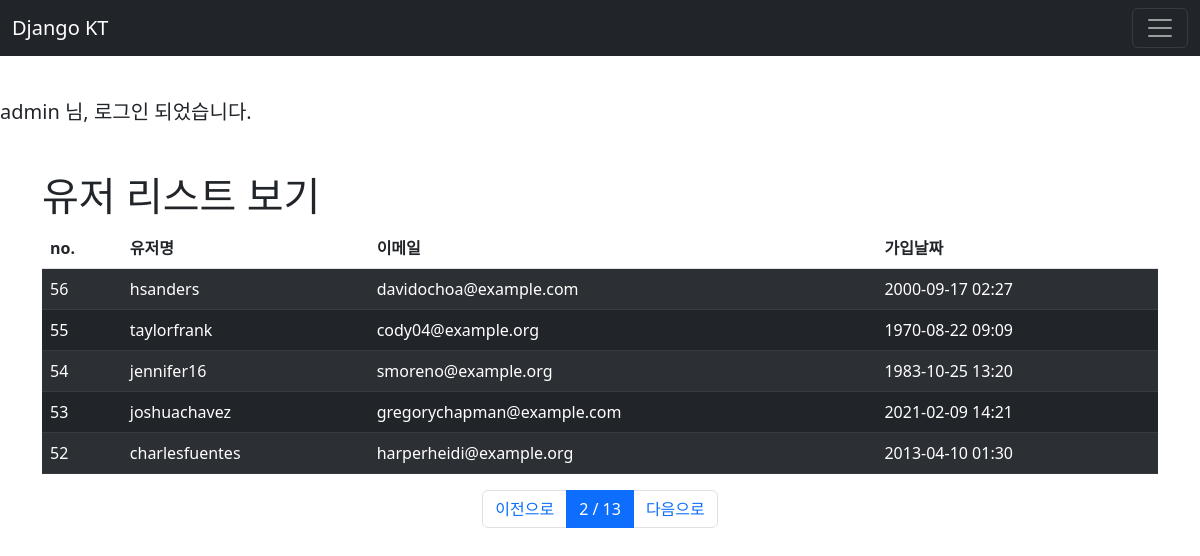
The app's page /users/?page=2 (signed in) with its own data.
### user/models.py (models this page shows, shortened)
class User(AbstractUser):
    register_date = models.DateTimeField(auto_now_add=True, verbose_name="등록날짜")
    class Meta:
        verbose_name = "사용자"
        verbose_name_plural = "사용자"

### user/views.py (the view)
# urls.py: path("users/", user_list_view, name="user_list"),
@login_required
def user_list_view(request):
    print("userlist 보기")
    page = int(request.GET.get("page", 1))
    users = User.objects.all().order_by("-id")     # 모든 유저정보 가져오기(내림차순)
    paginator = Paginator(users, 5)               # 10개씩 보여주기
    users = paginator.get_page(page)
    return render(request, "users.html", {"users": users})

### templates/users.html (shortened to what this page needs)
{% extends "base.html" %}
{% load static %}
  {% block content %}
  <div class="container">
  <div class="row mt-5">
    <div class="col-12">
      <h1>유저 리스트 보기</h1>
      <table class="table table-striped table-border">
        <thead class="thead-light">
          <tr>
            <th scope="col">no.</th>
            <th scope="col">유저명</th>
            <th scope="col">이메일</th>
            <th scope="col">가입날짜</th>
          </tr>
        </thead>
        <tbody class="table-dark">
          {% for user in users %}
          <tr>
            <td scope="row">{{ user.id }}</td>
            <td>{{ user.username }}</td>
            <td>{{ user.email }}</td>
            <td>{{ user.register_date|date:'Y-m-d H:i' }}</td>
          </tr>
          {% endfor %}
        </tbody>
      </table>
    </div>
  </div>
  <nav>
    <ul class="pagination justify-content-center">
      {% if users.has_previous %}
      <li class="page-item">
        <a class="page-link" href="?page={{ users.previous_page_number }}">이전으로</a>
      </li>
      {% else %}
      <li class="page-item disabled">
        <a class="page-link" href="#">이전으로</a>
      </li>
      {% endif %}
      <li class="page-item active">
        <a class="page-link" href="#">{{ users.number }} / {{ users.paginator.num_pages }}</a>
      </li>
      {% if users.has_next %}
      <li class="page-item">
        <a class="page-link" href="?page={{ users.next_page_number }}">다음으로</a>
      {% else %}
      <li class="page-item disabled">
        <a class="page-link disabled" href="#">다음으로</a>
      {% endif %}
      </li>
    </ul>
  </nav>
  </div>
  {% endblock %}

### templates/base.html (shortened to what this page needs)
{% load static %}
<!doctype html>
<html lang="en">
<head>
    <link href="https://cdn.jsdelivr.net/npm/bootstrap@5.2.0/dist/css/bootstrap.min.css" rel="stylesheet"
>
</head>
<body>
    <nav class="navbar navbar-dark bg-dark fixed-top">
        <div class="container-fluid">
            <a class="navbar-brand" href="/">Django KT</a>
            <button class="navbar-toggler" type="button" data-bs-toggle="offcanvas" data-bs-target="#offcanvasDarkNavbar"
                aria-controls="offcanvasDarkNavbar">
                <span class="navbar-toggler-icon"></span>
            </button>
        </div>
    </nav>
    {% if user.is_authenticated %}
        <h5>{{ user.username }} 님, 로그인 되었습니다. </h5>
    {% endif %}
    {% block content %}
    {% endblock %}
</body>
</html>

### templates/base.html (style rules this page uses)
body { margin-top: 100px; }

### records on screen
User: username "admin"
User: id "56", username "hsanders", email "davidochoa@example.com", register_date "2000-09-17 02:27"
User: id "55", username "taylorfrank", email "cody04@example.org", register_date "1970-08-22 09:09"
User: id "54", username "jennifer16", email "smoreno@example.org", register_date "1983-10-25 13:20"
User: id "53", username "joshuachavez", email "gregorychapman@example.com", register_date "2021-02-09 14:21"
User: id "52", username "charlesfuentes", email "harperheidi@example.org", register_date "2013-04-10 01:30"

### other values on screen
{{ users.number }} "2"
{{ users.paginator.num_pages }} "13"
